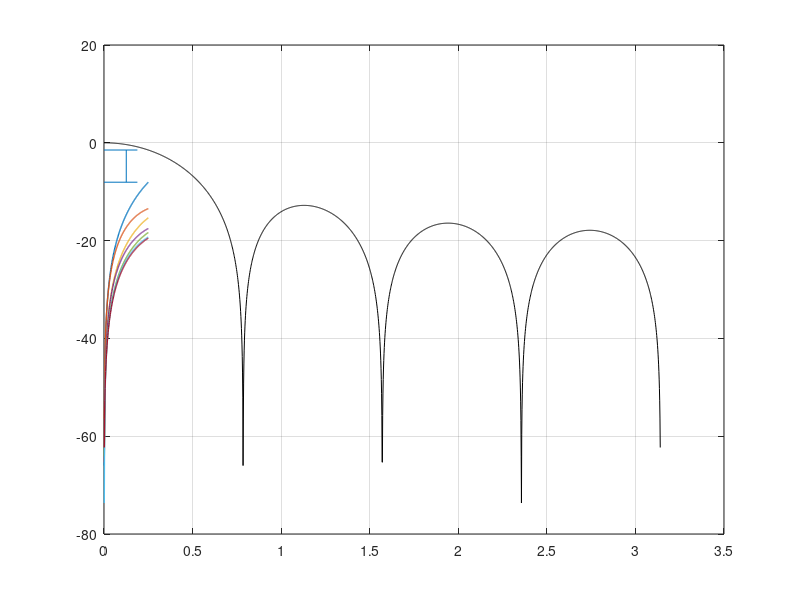

MATLAB code for this plot:
% Moving Averaging Filter
clear all;close all;

% Filter of Order 7, averaging 8 samples, for a rate change of 8.
% See p.7f in Bucher/Kuery.

N = 7;
b = 1/(N+1);
B = 1;
A = b*ones(1,N+1);

% Calcualte aliasing components
N_lobe = 2^8; % N_lobeumber of points per lobe in f direction
R = N+1;
f_signal=5e6;
f_s = 125e6;
fc = f_signal/(f_s/2/R);
%fc = 1;

[H, w] = freqz(A,B, R*N_lobe+1);

Hr = reshape(H(2:end), N_lobe, R)';
Hr(2:2:end, :) = Hr(2:2:end, end:-1:1);

% Calcuate maximum of aliasing components
wr = w(2:N_lobe+1);
Hrtot = max(abs(Hr(2:end, :)));

% Calculate aliasing attenuation at cutoff frequency
aliasing_max_db         = 20*log10(max(abs(Hr(2,1:floor(N_lobe*fc)))))
passband_droop_db       = 20*log10(abs(Hr(1,floor(N_lobe*fc))))
aliasing_attenuation_db = passband_droop_db - aliasing_max_db

% Without maximum
figure;
plot(w       , 20*log10(abs(H)), '-k', ...
   wr(1:floor(N_lobe*fc)), 20*log10(abs(Hr(2:end,1:floor(N_lobe*fc))))',...
   'LineWidth', 1); grid on;hold on;
line([f_signal/(f_s)*pi f_signal/(f_s)*pi],[passband_droop_db aliasing_max_db]);
line([0 1.5 * f_signal/(f_s)*pi],[passband_droop_db passband_droop_db]);
line([0 1.5 * f_signal/(f_s)*pi],[aliasing_max_db aliasing_max_db]);

% With maximum
%figure;
%plot(w       , 20*log10(abs(H)), '-k', ...
%   wr(1:floor(N_lobe*fc)), 20*log10(abs(Hr(2:end,1:floor(N_lobe*fc))))',...
%   wr(1:floor(N_lobe*fc)), 20*log10(Hrtot(1:floor(N_lobe*fc))), '-k',...
%   'LineWidth', 1); grid on

plotFile = 'movingAveragerPBAliasingComplete.csv';
fh = fopen(plotFile,'w'); 
if fh ~= -1
    fprintf(fh, '%s,%s\n', 'abs(H)', 'w');
    fclose(fh);
end
dlmwrite(...
    plotFile,...
    [abs(H) (w)],...
    '-append',...
    'delimiter', ',',...
    'newline', 'unix'...
);
plotFile = 'movingAveragerPBAliasingNull1Left.csv';
fh = fopen(plotFile,'w'); 
if fh ~= -1
    fprintf(fh, '%s,%s\n', 'abs(H)', 'w');
    fclose(fh);
end
dlmwrite(...
    plotFile,...
    [abs(Hr(2,1:floor(N_lobe*fc)))' (wr(1:floor(N_lobe*fc)))],...
    '-append',...
    'delimiter', ',',...
    'newline', 'unix'...
);
plotFile = 'movingAveragerPBAliasingNull1Right.csv';
fh = fopen(plotFile,'w'); 
if fh ~= -1
    fprintf(fh, '%s,%s\n', 'abs(H)', 'w');
    fclose(fh);
end
dlmwrite(...
    plotFile,...
    [abs(Hr(3,1:floor(N_lobe*fc)))' (wr(1:floor(N_lobe*fc)))],...
    '-append',...
    'delimiter', ',',...
    'newline', 'unix'...
);
plotFile = 'movingAveragerPBAliasingNull2Left.csv';
fh = fopen(plotFile,'w'); 
if fh ~= -1
    fprintf(fh, '%s,%s\n', 'abs(H)', 'w');
    fclose(fh);
end
dlmwrite(...
    plotFile,...
    [abs(Hr(4,1:floor(N_lobe*fc)))' (wr(1:floor(N_lobe*fc)))],...
    '-append',...
    'delimiter', ',',...
    'newline', 'unix'...
);
plotFile = 'movingAveragerPBAliasingNull2Right.csv';
fh = fopen(plotFile,'w'); 
if fh ~= -1
    fprintf(fh, '%s,%s\n', 'abs(H)', 'w');
    fclose(fh);
end
dlmwrite(...
    plotFile,...
    [abs(Hr(5,1:floor(N_lobe*fc)))' (wr(1:floor(N_lobe*fc)))],...
    '-append',...
    'delimiter', ',',...
    'newline', 'unix'...
);
plotFile = 'movingAveragerPBAliasingNull3Left.csv';
fh = fopen(plotFile,'w'); 
if fh ~= -1
    fprintf(fh, '%s,%s\n', 'abs(H)', 'w');
    fclose(fh);
end
dlmwrite(...
    plotFile,...
    [abs(Hr(6,1:floor(N_lobe*fc)))' (wr(1:floor(N_lobe*fc)))],...
    '-append',...
    'delimiter', ',',...
    'newline', 'unix'...
);
plotFile = 'movingAveragerPBAliasingNull3Right.csv';
fh = fopen(plotFile,'w'); 
if fh ~= -1
    fprintf(fh, '%s,%s\n', 'abs(H)', 'w');
    fclose(fh);
end
dlmwrite(...
    plotFile,...
    [abs(Hr(7,1:floor(N_lobe*fc)))' (wr(1:floor(N_lobe*fc)))],...
    '-append',...
    'delimiter', ',',...
    'newline', 'unix'...
);
plotFile = 'movingAveragerPBAliasingNull4Left.csv';
fh = fopen(plotFile,'w'); 
if fh ~= -1
    fprintf(fh, '%s,%s\n', 'abs(H)', 'w');
    fclose(fh);
end
dlmwrite(...
    plotFile,...
    [abs(Hr(8,1:floor(N_lobe*fc)))' (wr(1:floor(N_lobe*fc)))],...
    '-append',...
    'delimiter', ',',...
    'newline', 'unix'...
);
%plotFile = 'movingAveragerPBAliasingNull4Right.csv';
%fh = fopen(plotFile,'w'); 
%if fh ~= -1
%    fprintf(fh, '%s,%s\n', 'abs(H)', 'w');
%    fclose(fh);
%end
%dlmwrite(...
%    plotFile,...
%    [abs(Hr(9,1:floor(N_lobe*fc)))' (wr(1:floor(N_lobe*fc)))],...
%    '-append',...
%    'delimiter', ',',...
%    'newline', 'unix'...
%);
